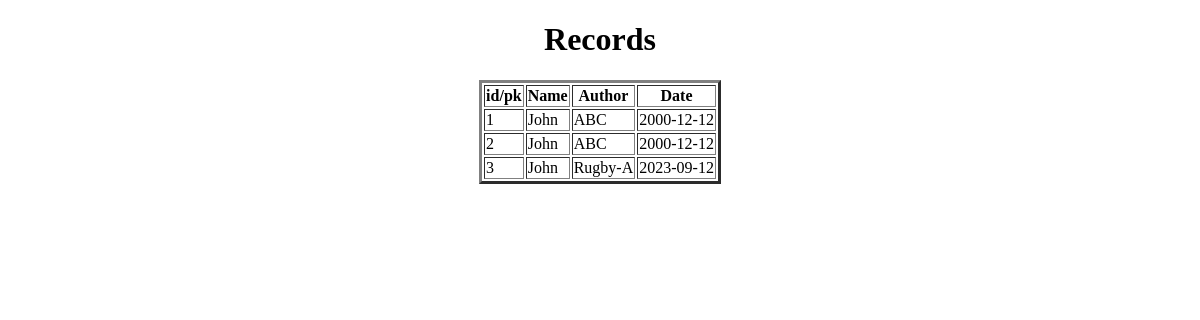
The page /display_records/ on the database as committed earlier.
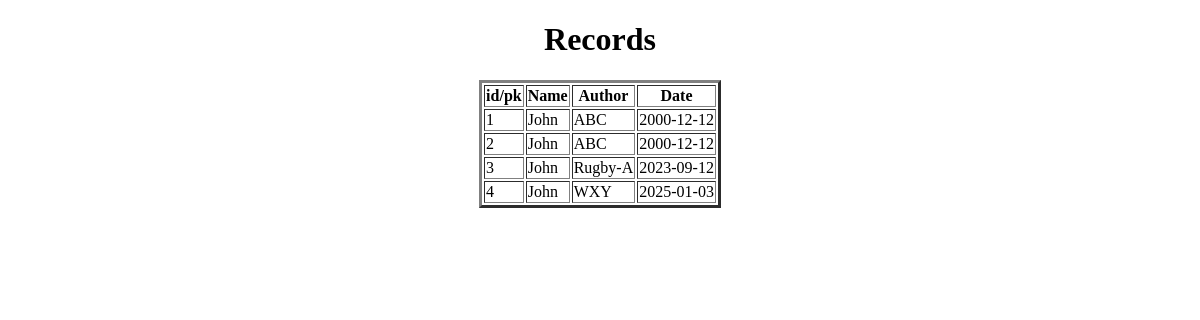
The same page on the database as committed later.
### app/models.py (models this page shows, shortened)
class AccessRecords(models.Model):
    name = models.ForeignKey(Webpage, on_delete=models.CASCADE)
    author = models.CharField(max_length=100)
    date = models.CharField(max_length=100)

class Webpage(models.Model):
    topic_name = models.ForeignKey(Topic, on_delete=models.CASCADE)
    name = models.CharField(max_length = 100)
    url = models.URLField()

### app/views.py (the view)
# urls.py: path('display_records/', display_records, name = 'display_records'),
def display_records(request):
    LRO = AccessRecords.objects.all()
    d = {'LRO':LRO}
    return render(request, 'display_records.html', d)

### templates/display_records.html (shortened to what this page needs)
<!DOCTYPE html>
<html lang="en">
<head>
</head>
<body>
    <center>
        <h1>Records</h1>
        <table border="3px">
            <tr>
                <th>id/pk</th>
                <th>Name</th>
                <th>Author</th>
                <th>Date</th>
            </tr>
            <tbody>
                {% for ob in LRO %}
                    <tr>
                        <td>{{ob.id}}</td>
                        <td>{{ob.name.name}}</td>
                        <td>{{ob.author}}</td>
                        <td>{{ob.date}}</td>
                    </tr>
                {% endfor %}
            </tbody>
        </table>
    </center>
</body>
</html>

Rows that differ between the two databases and show on the page:
added AccessRecords: id "4", name.name "John", author "WXY", date "2025-01-03"
